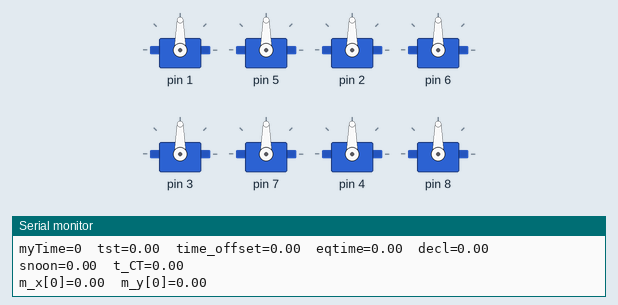
Bench run of a sketch on a simulated Arduino Uno, built with avr-gcc and run on an emulated ATmega328P. Parts: 8 × servo, the last lines printed to the serial monitor.

Above: at 0.1 s.
At 60.6 s:
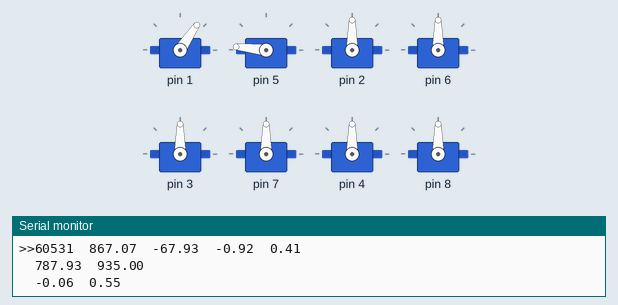
Timing chart, 0 to 62.1 s (numbered marks = the images above):
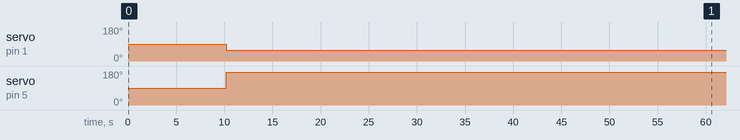

The sketch:

SolarStill_test18_d_for_loop.ino
```cpp
#include <Servo.h>
#include <math.h>

/*
 * Link for solar information:(1) https://www.esrl.noaa.gov/gmd/grad/solcalc/ ****use this one
                              (2) https://www.esrl.noaa.gov/gmd/grad/solcalc/azel.html
                              (3) https://www.timeanddate.com/sun/usa/las-cruces
 * Las Cruces Coorinate: 32.287989° N(+), -106.75385° W (-)
 * Azimuth and Elevation - an angular coordinate system for locating positions in the sky. Azimuth is measured clockwise from true north
   to the point on the horizon directly below the object. Elevation is measured vertically from that point on the horizon up to the object.
 * offset_azi_testunit=3;  offset_alt_testunit=3;  (in degree)
  */

          /*june 17 2021 - > day_of_year= 168*/

#define SERVOS 4

 int PTh=15; //present time in hours*
 int PTm=34; //present time in minutes*
 int day_of_year= 170; //day of the year of the experiment*


 double Hour=0; //initiation of variable "Hour" (hour corresponds to current time)
 double gamma=0; //initiation of variable "gamma" (fractional year (in radian))
 double eqtime=0; //initiation of variable "eqtime" (equation of time (in minute))
 double decl=0; //intiation of variable "decl" (solar declination angle (in radians))
 double time_offset=0; //initiation of variable "time_offset" (time offset (in minutes))
 double tst=0; //initiation of variable "tst" (true solar time (in minutes))
 double ha=0; //initiation of variable "ha" (solar hour angle (in radian))
 double phi=0; //initiation of variable "phi" (solar zenith angle angle (in radian))
 double alpha=0; //initiation of variable "alpha" (solar altitude angle angle (in radian))
 double beta=0; //initiation of variable "beta" (solar azimuth angle angle (in radian))
 double alpha_d=0; //initiation of variable "alpha_d" (solar altitude angle angle (in degree))
 double beta_d=0; //initiation of variable "beta_d" (solar azimuth angle angle (in degree))
 double snoon=0; //initiation of variable "snoon" (solar noon (in minute))
 double t_CT=0; //initiation of variable "t_CT" (current time (in minutes))

 double s_x=0; //initiation of variable "s_x" (x-component of sun_vector)
 double s_y=0; //initiation of variable "s_y" (y-component of sun_vector)
 double s_z=0; //initiation of variable "s_z" (z-component of sun_vector)

 double pi= 3.1415926; //value of 'pi'
 double r2d= 180/pi; //convesion ratio of radian to degree conversion
 double d2r= pi/180; //convesion ratio of degree to radian conversion
 double h=23.625; //height(in inch) of convex mirror focal point from the origin(centre point of the base on which these mirror units are intalled)

 int timezone=-6; //timezone in hour from UTC (Mountain Daylight Time)
 double latitude= 32.287989; //latitude position (in degree) of the experimental station (Monte Vista Ave)
 double longitude= -106.75385; //longitude position (in degree) of the experimental station (Monte Vista Ave)
 double lat= (d2r)*latitude; //latitude (in radian) for trigonometric functions
 unsigned long myTime;
 unsigned long last_seen;
//-------------------------------------------------------------------------

//---------------UNIT#3-----------------
  //------Focus_Point--------
  double x[4]= {0, 0, 0, 0}; //x position (in inch) of unit#[]
  double y[4]= {0, 0, -18.50, 18.50}; //y position (in inch) of unit#[]
  double z[4]={0, 0, h, h}; //z position (in inch) of unit#[]

  double f_x[4]= {0, 0, 0, 0}; //initiation of x-componenet of target_vector
  double f_y[4]= {0, 0, 0, 0}; //initiation of y-componenet of target_vector
  double f_z[4]= {0, 0, 0, 0}; //initiation of z-componenet of target_vector


/*    //target_vector3: unit vector along reflected ray from flat mirror of unit#3
  double f3_x= -x3/(sqrt(x3*x3+y3*y3+z3*z3)); //x-componenet of target_vector3
  double f3_y= -y3/(sqrt(x3*x3+y3*y3+z3*z3)); //y-componenet of target_vector3
  double f3_z= z3/(sqrt(x3*x3+y3*y3+z3*z3)); //z-componenet of target_vector3
  */
  //-------------------------

  //-----Bisector_Vector3------
    //bisector_vector3: unit vector along bisector on fat mirror which will always be normal to the flat mirror of unit#3
  double m_x[4]={0, 0, 0, 0}; //initiation of variable "m_x[]" (x-component of bisector_vector[])
  double m_y[4]={0, 0, 0, 0}; //initiation of variable "m_y[]" (y-component of bisector_vector[])
  double m_z[4]={0, 0, 0, 0}; //initiation of variable "m_z[]" (z-component of bisector_vector[])
  //---------------------------

  double a[4]={0, 0, 0, 0}; //initiation of variable "a[]" (alt adjustment angle(in radian))
  double b[4]={0, 0, 0, 0}; //initiation of variable "b[]" (azi adjustment angle(in radian))
  int a_d[4]={0, 0, 0, 0}; //initiation of variable "a_d[]" (alt adjustment angle(in degree))
  int b_d[4]={0, 0, 0, 0}; //initiation of variable "b_d[]" (azi adjustment angle(in degree))
  int offset_alt[4]={0, 0, 3, 24}; //offset of altitude adjustment (in degree) for unit#[]
  int offset_azi[4]={0, 0, 3, 16}; //offset of azimuth adjustment (in degree) for unit#[]
  int a_d_offset[4]= {offset_alt[4] +a_d[4]}; //intial angle for altitude adjustment with offset for unit#[]
  int b_d_offset[4]= {offset_azi[4] +b_d[4]}; //intial angle for azimuth adjustment with offset for unit#[]

  double theta[4]={0, 0, 0, 0}; // for test only. it's is angle of projection of normal on xy plane

  Servo myservo_alt[SERVOS]; //create servo object to control a servo for altitude adjustment for unit#[]
  Servo myservo_azi[SERVOS]; //create servo object to control a servo for azimuthal adjustment for unit#[]
//-----------------------------------------

void setup()
{
//---------------UNIT#[]--------------------
for(int i=0; i<4; i++)
    {
      double f_x[i]= {-x[i]/(sqrt(x[i]*x[i]+y[i]*y[i]+z[i]*z[i]))}; //x-componenet of target_vector
      double f_y[i]= {-y[i]/(sqrt(x[i]*x[i]+y[i]*y[i]+z[i]*z[i]))}; //y-componenet of target_vector
      double f_z[i]= {z[i]/(sqrt(x[i]*x[i]+y[i]*y[i]+z[i]*z[i]))}; //z-componenet of target_vector
    }

for(int j=0; j<SERVOS; j++)
{
  myservo_alt[j].attach(j+1); //attaches the 'altitude adjustment servo' of unit#[j] on pin (j+1) to the servo object
  myservo_azi[j].attach(j+5); //attaches the 'azimuthal adjustment servo' of unit#[j] on pin (j+5) to the servo object
}

//-----------------------------------------

//-----------------------------------------
    Serial.begin(9600);
    Serial.print("myTime=");
    Serial.print(myTime);
    Serial.print("\t");
    Serial.print("tst=");
    Serial.print(tst);
    Serial.print("\t");
    Serial.print("time_offset=");
    Serial.print(time_offset);
    Serial.print("\t");
    Serial.print("eqtime=");
    Serial.print(eqtime);
    Serial.print("\t");
    Serial.print("decl=");
    Serial.print(decl);
    Serial.print("\n");

    Serial.print("snoon=");
    Serial.print(snoon);
    Serial.print("\t");
    Serial.print("t_CT=");
    Serial.print(t_CT);
    Serial.print("\n");

    Serial.print("m_x[0]=");
    Serial.print(m_x[0]);
    Serial.print("\t");
    Serial.print("m_y[0]=");
    Serial.print(m_y[0]);
    Serial.print("\n");

    Serial.print("theta[0]=");
    Serial.print(theta[0]);
    Serial.print("\n");

    Serial.print("alpha_d=");
    Serial.print(alpha_d);
    Serial.print("\t");
    Serial.print("beta_d=");
    Serial.print(beta_d);
    Serial.print("\n");


    Serial.print("a_d[0]=");
    Serial.print(a_d[0]);
    Serial.print("\n");

    Serial.print("b_d[0]=");
    Serial.print(b_d[0]);
    Serial.print("\n");


//-----------------------------------------
}

void loop()
{
  myTime= millis();
//----------------------------Solar_Angles---------------------------------
    Hour= (((PTh*60+PTm)*60000) +myTime)/3600000; //hour corresponds to current time

    gamma= (2*pi/365)*(day_of_year-1+((Hour-12)/24)); //fractional year (in radian) [for leap year, use 366 instead of 365 in the denominator]
    eqtime= 229.18*(0.000075+0.001868*cos(gamma)-0.032077*sin(gamma)-0.014615*cos(2*gamma)-0.040849*sin(2*gamma)); //equation of time (in minutes)

    decl= 0.006918-0.399912*cos(gamma)+0.070257*sin(gamma)-0.006758*cos(2*gamma)+0.000907*sin(2*gamma)-0.002697*cos(3*gamma)+0.00148*sin(3*gamma);
                  //solar declination angle (in radians)
    time_offset= eqtime+4*longitude-60*timezone; //time offset (in minutes)

    tst= (PTh*60+PTm+time_offset) +(myTime/60000); //true solar time (in minutes)

    ha= (d2r)*((tst/4)-180); //solar hour angle(in radian)

    snoon= 360-4*longitude-eqtime; //solar noon for a given location is found from the longitude (in minutes)
    t_CT= (PTh*60+PTm) +(myTime/60000); //current time (in minutes)

    phi= acos(sin(lat)*sin(decl)+cos(lat)*cos(decl)*cos(ha)); //solar zenith angle angle (in radian)
    alpha= (pi/2 -phi); //solar altitude angle (in radian)
    beta= acos((sin(lat)*cos(phi)-sin(decl))/(cos(lat)*sin(phi))); //solar azimuth angle (in radian)

    if(t_CT <= snoon)
      {
        beta= pi-(beta); //solar azimuth angle (in radian) before solar noon
      }
    if(t_CT > snoon)
      {
        beta= pi+(beta); //solar azimuth angle (in radian) after solar noon
      }
    alpha_d= (r2d)*alpha; //solar altitude/elevation angle (in degree)
    beta_d= (r2d)*(beta); //solar azimuth angle (in degree)

    //------Sun_Vector------
    s_x= cos(alpha)*cos(beta); //x-component of sun_vector)
    s_y= -cos(alpha)*sin(beta); //y-component of sun_vector)
    s_z= sin(alpha); //z-component of sun_vector)
    //----------------------

//-----------------------------------------------------------------------------

//--------------------(3)------------------------

    for(int u=0; u<4; u++)
    {
      m_x[u]=(((abs(s_z+f_z[u]))/(s_z+f_z[u]))*(s_x+f_x[u]))*(1/(sqrt((s_x+f_x[u])*(s_x+f_x[u])+(s_y+f_y[u])*(s_y+f_y[u])+(s_z+f_z[u])*(s_z+f_z[u]))));
      m_y[u]=(((abs(s_z+f_z[u]))/(s_z+f_z[u]))*(s_y+f_y[u]))*(1/(sqrt((s_x+f_x[u])*(s_x+f_x[u])+(s_y+f_y[u])*(s_y+f_y[u])+(s_z+f_z[u])*(s_z+f_z[u]))));
      m_z[u]=(abs(s_z+f_z[u]))*(1/(sqrt((s_x+f_x[u])*(s_x+f_x[u])+(s_y+f_y[u])*(s_y+f_y[u])+(s_z+f_z[u])*(s_z+f_z[u]))));

      //---test----
    theta[u]= (r2d)*atan2(m_y[u], m_x[u]);
    //-----------
    //a[u]= pi/2 -acos(m_z[u]); //elevation angle (in radian) of flat mirror of unit#[u]

      if(m_x[u]>0 && m_y[u]>=0)
      {
        a[u]= pi/2 +acos(m_z[u]);
        b[u]= pi/2 -atan(abs(m_y[u])/abs(m_x[u]));
      }
      else if(m_x[u]<=0 && m_y[u]>0)
      {
        a[u]= pi/2 -acos(m_z[u]);
        b[u]= pi/2 +atan(abs(m_y[u])/abs(m_x[u]));
      }
      else if(m_x[u]<0 && m_y[u]<=0)
      {
        a[u]= pi/2 -acos(m_z[u]);
        b[u]= pi/2 -atan(abs(m_y[u])/abs(m_x[u]));
      }
      else if(m_x[u]>=0 && m_y[u]<0)
      {
        a[u]= pi/2 +acos(m_z[u]);
        b[u]= pi/2 +atan(abs(m_y[u])/abs(m_x[u]));
      }
      else {b[u]=b[u];}

    a_d[u]= (r2d)*a[u]; //elevation angle (in degree) of flat mirror of unit#[u]
    b_d[u]= (r2d)*b[u]; //azimuth angle (in degree) of flat mirror of unit#[u]

    if(myTime - last_seen > 10000)
    {
      a_d_offset[u]= offset_alt[u] +a_d[u]; //intial angle for altitude adjustment with offset for unit#3
      myservo_alt[u].write(a_d_offset[u]);


      b_d_offset[u]= offset_azi[u] +b_d[u]; //intial angle for azimuth adjustment with offset for unit#3
      myservo_azi[u].write(b_d_offset[u]);

      last_seen = myTime;
    }

    }


//-----------------------------------------------


    Serial.print(">>");
    Serial.print(myTime);
    Serial.print("\t");
    Serial.print(tst);
    Serial.print("\t");
    Serial.print(time_offset);
    Serial.print("\t");
    Serial.print(eqtime);
    Serial.print("\t");
    Serial.print(decl);
    Serial.print("\n");

    Serial.print("\t");
    Serial.print(snoon);
    Serial.print("\t");
    Serial.print(t_CT);
    Serial.print("\n");

    Serial.print("\t");
    Serial.print(m_x[0]);
    Serial.print("\t");
    Serial.print(m_y[0]);
    Serial.print("\n");


    Serial.print("\t");
    Serial.print(theta[0]);
    Serial.print("\n");

    Serial.print("\t");
    Serial.print(alpha_d);
    Serial.print("\t");
    Serial.print(beta_d);
    Serial.print("\n");

    Serial.print("\t");
    Serial.print(a_d[0]);
    Serial.print("\n");

    Serial.print("\t");
    Serial.print(b_d[0]);
    Serial.print("\n");

delay(5000);

}
```

Measured:
- by itself, servo on pin 1: 90° → 56° at 10.2 s
- by itself, servo on pin 5: 90° → 173° at 10.2 s, → 174° 50.3 s later
